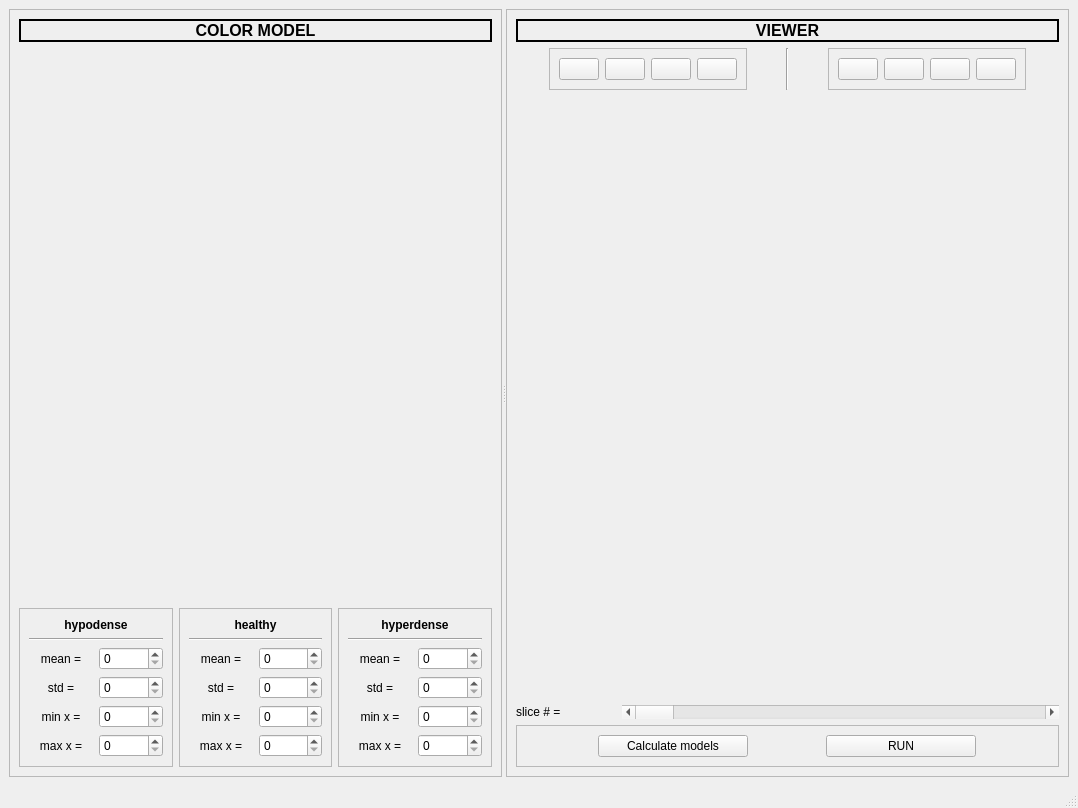
<?xml version="1.0" encoding="UTF-8"?>
<ui version="4.0">
 <class>MainWindow</class>
 <widget class="QMainWindow" name="MainWindow">
  <property name="geometry">
   <rect>
    <x>0</x>
    <y>0</y>
    <width>1078</width>
    <height>808</height>
   </rect>
  </property>
  <property name="sizePolicy">
   <sizepolicy hsizetype="Minimum" vsizetype="Minimum">
    <horstretch>0</horstretch>
    <verstretch>0</verstretch>
   </sizepolicy>
  </property>
  <property name="windowTitle">
   <string>MainWindow</string>
  </property>
  <widget class="QWidget" name="centralwidget">
   <property name="layoutDirection">
    <enum>Qt::LeftToRight</enum>
   </property>
   <layout class="QVBoxLayout" name="verticalLayout_4">
    <item>
     <widget class="QSplitter" name="splitter">
      <property name="orientation">
       <enum>Qt::Horizontal</enum>
      </property>
      <widget class="QFrame" name="frame">
       <property name="sizePolicy">
        <sizepolicy hsizetype="Minimum" vsizetype="Fixed">
         <horstretch>0</horstretch>
         <verstretch>0</verstretch>
        </sizepolicy>
       </property>
       <property name="minimumSize">
        <size>
         <width>0</width>
         <height>0</height>
        </size>
       </property>
       <property name="maximumSize">
        <size>
         <width>16777215</width>
         <height>16777215</height>
        </size>
       </property>
       <property name="baseSize">
        <size>
         <width>0</width>
         <height>0</height>
        </size>
       </property>
       <property name="layoutDirection">
        <enum>Qt::LeftToRight</enum>
       </property>
       <property name="frameShape">
        <enum>QFrame::StyledPanel</enum>
       </property>
       <property name="frameShadow">
        <enum>QFrame::Raised</enum>
       </property>
       <property name="lineWidth">
        <number>1</number>
       </property>
       <layout class="QVBoxLayout" name="verticalLayout">
        <item>
         <widget class="QLabel" name="label">
          <property name="sizePolicy">
           <sizepolicy hsizetype="Minimum" vsizetype="Preferred">
            <horstretch>0</horstretch>
            <verstretch>0</verstretch>
           </sizepolicy>
          </property>
          <property name="maximumSize">
           <size>
            <width>16777215</width>
            <height>30</height>
           </size>
          </property>
          <property name="font">
           <font>
            <pointsize>12</pointsize>
            <weight>75</weight>
            <bold>true</bold>
           </font>
          </property>
          <property name="frameShape">
           <enum>QFrame::WinPanel</enum>
          </property>
          <property name="text">
           <string>COLOR MODEL</string>
          </property>
          <property name="textFormat">
           <enum>Qt::PlainText</enum>
          </property>
          <property name="alignment">
           <set>Qt::AlignCenter</set>
          </property>
         </widget>
        </item>
        <item>
         <widget class="QFrame" name="histogram_F">
          <property name="sizePolicy">
           <sizepolicy hsizetype="Minimum" vsizetype="Expanding">
            <horstretch>0</horstretch>
            <verstretch>0</verstretch>
           </sizepolicy>
          </property>
          <property name="minimumSize">
           <size>
            <width>0</width>
            <height>100</height>
           </size>
          </property>
         </widget>
        </item>
        <item>
         <layout class="QHBoxLayout" name="horizontalLayout_4">
          <item>
           <widget class="QFrame" name="frame_3">
            <property name="sizePolicy">
             <sizepolicy hsizetype="Minimum" vsizetype="Preferred">
              <horstretch>0</horstretch>
              <verstretch>0</verstretch>
             </sizepolicy>
            </property>
            <property name="minimumSize">
             <size>
              <width>0</width>
              <height>50</height>
             </size>
            </property>
            <property name="frameShape">
             <enum>QFrame::StyledPanel</enum>
            </property>
            <property name="frameShadow">
             <enum>QFrame::Raised</enum>
            </property>
            <layout class="QVBoxLayout" name="verticalLayout_3">
             <item>
              <widget class="QLabel" name="label_3">
               <property name="sizePolicy">
                <sizepolicy hsizetype="Minimum" vsizetype="Preferred">
                 <horstretch>0</horstretch>
                 <verstretch>0</verstretch>
                </sizepolicy>
               </property>
               <property name="font">
                <font>
                 <weight>75</weight>
                 <bold>true</bold>
                </font>
               </property>
               <property name="text">
                <string>hypodense</string>
               </property>
               <property name="alignment">
                <set>Qt::AlignCenter</set>
               </property>
              </widget>
             </item>
             <item>
              <widget class="Line" name="line">
               <property name="orientation">
                <enum>Qt::Horizontal</enum>
               </property>
              </widget>
             </item>
             <item>
              <layout class="QHBoxLayout" name="horizontalLayout_2">
               <item>
                <widget class="QLabel" name="label_6">
                 <property name="sizePolicy">
                  <sizepolicy hsizetype="Minimum" vsizetype="Preferred">
                   <horstretch>0</horstretch>
                   <verstretch>0</verstretch>
                  </sizepolicy>
                 </property>
                 <property name="text">
                  <string>mean =</string>
                 </property>
                 <property name="alignment">
                  <set>Qt::AlignCenter</set>
                 </property>
                </widget>
               </item>
               <item>
                <widget class="QSpinBox" name="hypo_mean_SB">
                 <property name="maximum">
                  <number>256</number>
                 </property>
                </widget>
               </item>
              </layout>
             </item>
             <item>
              <layout class="QHBoxLayout" name="horizontalLayout_5">
               <item>
                <widget class="QLabel" name="label_7">
                 <property name="sizePolicy">
                  <sizepolicy hsizetype="Minimum" vsizetype="Preferred">
                   <horstretch>0</horstretch>
                   <verstretch>0</verstretch>
                  </sizepolicy>
                 </property>
                 <property name="text">
                  <string>std =</string>
                 </property>
                 <property name="alignment">
                  <set>Qt::AlignCenter</set>
                 </property>
                </widget>
               </item>
               <item>
                <widget class="QSpinBox" name="hypo_std_SB"/>
               </item>
              </layout>
             </item>
             <item>
              <layout class="QHBoxLayout" name="horizontalLayout_14">
               <item>
                <widget class="QLabel" name="label_12">
                 <property name="sizePolicy">
                  <sizepolicy hsizetype="Minimum" vsizetype="Preferred">
                   <horstretch>0</horstretch>
                   <verstretch>0</verstretch>
                  </sizepolicy>
                 </property>
                 <property name="text">
                  <string>min x =</string>
                 </property>
                 <property name="alignment">
                  <set>Qt::AlignCenter</set>
                 </property>
                </widget>
               </item>
               <item>
                <widget class="QSpinBox" name="hypo_minx_SB">
                 <property name="maximum">
                  <number>256</number>
                 </property>
                </widget>
               </item>
              </layout>
             </item>
             <item>
              <layout class="QHBoxLayout" name="horizontalLayout_15">
               <item>
                <widget class="QLabel" name="label_13">
                 <property name="sizePolicy">
                  <sizepolicy hsizetype="Minimum" vsizetype="Preferred">
                   <horstretch>0</horstretch>
                   <verstretch>0</verstretch>
                  </sizepolicy>
                 </property>
                 <property name="text">
                  <string>max x =</string>
                 </property>
                 <property name="alignment">
                  <set>Qt::AlignCenter</set>
                 </property>
                </widget>
               </item>
               <item>
                <widget class="QSpinBox" name="hypo_maxx_SB">
                 <property name="maximum">
                  <number>256</number>
                 </property>
                </widget>
               </item>
              </layout>
             </item>
            </layout>
           </widget>
          </item>
          <item>
           <widget class="QFrame" name="frame_4">
            <property name="sizePolicy">
             <sizepolicy hsizetype="Minimum" vsizetype="Preferred">
              <horstretch>0</horstretch>
              <verstretch>0</verstretch>
             </sizepolicy>
            </property>
            <property name="minimumSize">
             <size>
              <width>0</width>
              <height>50</height>
             </size>
            </property>
            <property name="frameShape">
             <enum>QFrame::StyledPanel</enum>
            </property>
            <property name="frameShadow">
             <enum>QFrame::Raised</enum>
            </property>
            <layout class="QVBoxLayout" name="verticalLayout_5">
             <item>
              <widget class="QLabel" name="label_4">
               <property name="sizePolicy">
                <sizepolicy hsizetype="Minimum" vsizetype="Preferred">
                 <horstretch>0</horstretch>
                 <verstretch>0</verstretch>
                </sizepolicy>
               </property>
               <property name="font">
                <font>
                 <weight>75</weight>
                 <bold>true</bold>
                </font>
               </property>
               <property name="text">
                <string>healthy</string>
               </property>
               <property name="alignment">
                <set>Qt::AlignCenter</set>
               </property>
              </widget>
             </item>
             <item>
              <widget class="Line" name="line_2">
               <property name="orientation">
                <enum>Qt::Horizontal</enum>
               </property>
              </widget>
             </item>
             <item>
              <layout class="QHBoxLayout" name="horizontalLayout_6">
               <item>
                <widget class="QLabel" name="label_8">
                 <property name="sizePolicy">
                  <sizepolicy hsizetype="Minimum" vsizetype="Preferred">
                   <horstretch>0</horstretch>
                   <verstretch>0</verstretch>
                  </sizepolicy>
                 </property>
                 <property name="text">
                  <string>mean =</string>
                 </property>
                 <property name="alignment">
                  <set>Qt::AlignCenter</set>
                 </property>
                </widget>
               </item>
               <item>
                <widget class="QSpinBox" name="heal_mean_SB">
                 <property name="maximum">
                  <number>256</number>
                 </property>
                 <property name="singleStep">
                  <number>1</number>
                 </property>
                </widget>
               </item>
              </layout>
             </item>
             <item>
              <layout class="QHBoxLayout" name="horizontalLayout_7">
               <item>
                <widget class="QLabel" name="label_9">
                 <property name="sizePolicy">
                  <sizepolicy hsizetype="Minimum" vsizetype="Preferred">
                   <horstretch>0</horstretch>
                   <verstretch>0</verstretch>
                  </sizepolicy>
                 </property>
                 <property name="text">
                  <string>std =</string>
                 </property>
                 <property name="alignment">
                  <set>Qt::AlignCenter</set>
                 </property>
                </widget>
               </item>
               <item>
                <widget class="QSpinBox" name="heal_std_SB"/>
               </item>
              </layout>
             </item>
             <item>
              <layout class="QHBoxLayout" name="horizontalLayout_16">
               <item>
                <widget class="QLabel" name="label_14">
                 <property name="sizePolicy">
                  <sizepolicy hsizetype="Minimum" vsizetype="Preferred">
                   <horstretch>0</horstretch>
                   <verstretch>0</verstretch>
                  </sizepolicy>
                 </property>
                 <property name="text">
                  <string>min x =</string>
                 </property>
                 <property name="alignment">
                  <set>Qt::AlignCenter</set>
                 </property>
                </widget>
               </item>
               <item>
                <widget class="QSpinBox" name="heal_minx_SB"/>
               </item>
              </layout>
             </item>
             <item>
              <layout class="QHBoxLayout" name="horizontalLayout_17">
               <item>
                <widget class="QLabel" name="label_15">
                 <property name="sizePolicy">
                  <sizepolicy hsizetype="Minimum" vsizetype="Preferred">
                   <horstretch>0</horstretch>
                   <verstretch>0</verstretch>
                  </sizepolicy>
                 </property>
                 <property name="text">
                  <string>max x =</string>
                 </property>
                 <property name="alignment">
                  <set>Qt::AlignCenter</set>
                 </property>
                </widget>
               </item>
               <item>
                <widget class="QSpinBox" name="heal_maxx_SB"/>
               </item>
              </layout>
             </item>
            </layout>
           </widget>
          </item>
          <item>
           <widget class="QFrame" name="frame_5">
            <property name="sizePolicy">
             <sizepolicy hsizetype="Minimum" vsizetype="Preferred">
              <horstretch>0</horstretch>
              <verstretch>0</verstretch>
             </sizepolicy>
            </property>
            <property name="minimumSize">
             <size>
              <width>0</width>
              <height>50</height>
             </size>
            </property>
            <property name="frameShape">
             <enum>QFrame::StyledPanel</enum>
            </property>
            <property name="frameShadow">
             <enum>QFrame::Raised</enum>
            </property>
            <layout class="QVBoxLayout" name="verticalLayout_6">
             <item>
              <widget class="QLabel" name="label_5">
               <property name="sizePolicy">
                <sizepolicy hsizetype="Minimum" vsizetype="Preferred">
                 <horstretch>0</horstretch>
                 <verstretch>0</verstretch>
                </sizepolicy>
               </property>
               <property name="font">
                <font>
                 <weight>75</weight>
                 <bold>true</bold>
                </font>
               </property>
               <property name="text">
                <string>hyperdense</string>
               </property>
               <property name="alignment">
                <set>Qt::AlignCenter</set>
               </property>
              </widget>
             </item>
             <item>
              <widget class="Line" name="line_3">
               <property name="orientation">
                <enum>Qt::Horizontal</enum>
               </property>
              </widget>
             </item>
             <item>
              <layout class="QHBoxLayout" name="horizontalLayout_8">
               <item>
                <widget class="QLabel" name="label_10">
                 <property name="sizePolicy">
                  <sizepolicy hsizetype="Minimum" vsizetype="Preferred">
                   <horstretch>0</horstretch>
                   <verstretch>0</verstretch>
                  </sizepolicy>
                 </property>
                 <property name="text">
                  <string>mean =</string>
                 </property>
                 <property name="alignment">
                  <set>Qt::AlignCenter</set>
                 </property>
                </widget>
               </item>
               <item>
                <widget class="QSpinBox" name="hyper_mean_SB">
                 <property name="maximum">
                  <number>256</number>
                 </property>
                </widget>
               </item>
              </layout>
             </item>
             <item>
              <layout class="QHBoxLayout" name="horizontalLayout_9">
               <item>
                <widget class="QLabel" name="label_11">
                 <property name="sizePolicy">
                  <sizepolicy hsizetype="Minimum" vsizetype="Preferred">
                   <horstretch>0</horstretch>
                   <verstretch>0</verstretch>
                  </sizepolicy>
                 </property>
                 <property name="text">
                  <string>std =</string>
                 </property>
                 <property name="alignment">
                  <set>Qt::AlignCenter</set>
                 </property>
                </widget>
               </item>
               <item>
                <widget class="QSpinBox" name="hyper_std_SB"/>
               </item>
              </layout>
             </item>
             <item>
              <layout class="QHBoxLayout" name="horizontalLayout_18">
               <item>
                <widget class="QLabel" name="label_16">
                 <property name="sizePolicy">
                  <sizepolicy hsizetype="Minimum" vsizetype="Preferred">
                   <horstretch>0</horstretch>
                   <verstretch>0</verstretch>
                  </sizepolicy>
                 </property>
                 <property name="text">
                  <string>min x =</string>
                 </property>
                 <property name="alignment">
                  <set>Qt::AlignCenter</set>
                 </property>
                </widget>
               </item>
               <item>
                <widget class="QSpinBox" name="hyper_minx_SB">
                 <property name="maximum">
                  <number>256</number>
                 </property>
                </widget>
               </item>
              </layout>
             </item>
             <item>
              <layout class="QHBoxLayout" name="horizontalLayout_19">
               <item>
                <widget class="QLabel" name="label_17">
                 <property name="sizePolicy">
                  <sizepolicy hsizetype="Minimum" vsizetype="Preferred">
                   <horstretch>0</horstretch>
                   <verstretch>0</verstretch>
                  </sizepolicy>
                 </property>
                 <property name="text">
                  <string>max x =</string>
                 </property>
                 <property name="alignment">
                  <set>Qt::AlignCenter</set>
                 </property>
                </widget>
               </item>
               <item>
                <widget class="QSpinBox" name="hyper_maxx_SB">
                 <property name="maximum">
                  <number>256</number>
                 </property>
                </widget>
               </item>
              </layout>
             </item>
            </layout>
           </widget>
          </item>
         </layout>
        </item>
       </layout>
      </widget>
      <widget class="QFrame" name="frame_2">
       <property name="sizePolicy">
        <sizepolicy hsizetype="Maximum" vsizetype="Fixed">
         <horstretch>0</horstretch>
         <verstretch>0</verstretch>
        </sizepolicy>
       </property>
       <property name="frameShape">
        <enum>QFrame::StyledPanel</enum>
       </property>
       <property name="frameShadow">
        <enum>QFrame::Raised</enum>
       </property>
       <layout class="QVBoxLayout" name="verticalLayout_2">
        <item>
         <widget class="QLabel" name="label_2">
          <property name="sizePolicy">
           <sizepolicy hsizetype="Minimum" vsizetype="Preferred">
            <horstretch>0</horstretch>
            <verstretch>0</verstretch>
           </sizepolicy>
          </property>
          <property name="maximumSize">
           <size>
            <width>16777215</width>
            <height>30</height>
           </size>
          </property>
          <property name="font">
           <font>
            <pointsize>12</pointsize>
            <weight>75</weight>
            <bold>true</bold>
           </font>
          </property>
          <property name="frameShape">
           <enum>QFrame::WinPanel</enum>
          </property>
          <property name="frameShadow">
           <enum>QFrame::Plain</enum>
          </property>
          <property name="text">
           <string>VIEWER</string>
          </property>
          <property name="alignment">
           <set>Qt::AlignCenter</set>
          </property>
         </widget>
        </item>
        <item>
         <layout class="QHBoxLayout" name="horizontalLayout_3">
          <item>
           <widget class="QFrame" name="left_view_btns_F">
            <property name="sizePolicy">
             <sizepolicy hsizetype="Maximum" vsizetype="Preferred">
              <horstretch>0</horstretch>
              <verstretch>0</verstretch>
             </sizepolicy>
            </property>
            <property name="minimumSize">
             <size>
              <width>0</width>
              <height>20</height>
             </size>
            </property>
            <property name="frameShape">
             <enum>QFrame::StyledPanel</enum>
            </property>
            <property name="frameShadow">
             <enum>QFrame::Raised</enum>
            </property>
            <layout class="QHBoxLayout" name="horizontalLayout_12">
             <item>
              <widget class="QPushButton" name="view_1_BTN">
               <property name="sizePolicy">
                <sizepolicy hsizetype="Fixed" vsizetype="Fixed">
                 <horstretch>0</horstretch>
                 <verstretch>0</verstretch>
                </sizepolicy>
               </property>
               <property name="minimumSize">
                <size>
                 <width>40</width>
                 <height>0</height>
                </size>
               </property>
               <property name="text">
                <string/>
               </property>
               <property name="icon">
                <iconset>
                 <normaloff>icons/Eye.png</normaloff>icons/Eye.png</iconset>
               </property>
               <property name="iconSize">
                <size>
                 <width>24</width>
                 <height>24</height>
                </size>
               </property>
              </widget>
             </item>
             <item>
              <widget class="QPushButton" name="show_im_1_BTN">
               <property name="sizePolicy">
                <sizepolicy hsizetype="Fixed" vsizetype="Fixed">
                 <horstretch>0</horstretch>
                 <verstretch>0</verstretch>
                </sizepolicy>
               </property>
               <property name="minimumSize">
                <size>
                 <width>40</width>
                 <height>0</height>
                </size>
               </property>
               <property name="text">
                <string/>
               </property>
               <property name="icon">
                <iconset>
                 <normaloff>icons/Stock graph.png</normaloff>icons/Stock graph.png</iconset>
               </property>
               <property name="iconSize">
                <size>
                 <width>24</width>
                 <height>24</height>
                </size>
               </property>
              </widget>
             </item>
             <item>
              <widget class="QPushButton" name="show_labels_1_BTN">
               <property name="sizePolicy">
                <sizepolicy hsizetype="Fixed" vsizetype="Fixed">
                 <horstretch>0</horstretch>
                 <verstretch>0</verstretch>
                </sizepolicy>
               </property>
               <property name="minimumSize">
                <size>
                 <width>40</width>
                 <height>0</height>
                </size>
               </property>
               <property name="text">
                <string/>
               </property>
               <property name="icon">
                <iconset>
                 <normaloff>icons/Blue tag.png</normaloff>icons/Blue tag.png</iconset>
               </property>
               <property name="iconSize">
                <size>
                 <width>24</width>
                 <height>24</height>
                </size>
               </property>
              </widget>
             </item>
             <item>
              <widget class="QPushButton" name="show_contours_1_BTN">
               <property name="sizePolicy">
                <sizepolicy hsizetype="Fixed" vsizetype="Fixed">
                 <horstretch>0</horstretch>
                 <verstretch>0</verstretch>
                </sizepolicy>
               </property>
               <property name="minimumSize">
                <size>
                 <width>40</width>
                 <height>0</height>
                </size>
               </property>
               <property name="text">
                <string/>
               </property>
               <property name="icon">
                <iconset>
                 <normaloff>icons/Brush.png</normaloff>icons/Brush.png</iconset>
               </property>
               <property name="iconSize">
                <size>
                 <width>24</width>
                 <height>24</height>
                </size>
               </property>
              </widget>
             </item>
            </layout>
           </widget>
          </item>
          <item>
           <widget class="Line" name="line_4">
            <property name="orientation">
             <enum>Qt::Vertical</enum>
            </property>
           </widget>
          </item>
          <item>
           <widget class="QFrame" name="right_view_btns_F">
            <property name="sizePolicy">
             <sizepolicy hsizetype="Maximum" vsizetype="Preferred">
              <horstretch>0</horstretch>
              <verstretch>0</verstretch>
             </sizepolicy>
            </property>
            <property name="minimumSize">
             <size>
              <width>0</width>
              <height>20</height>
             </size>
            </property>
            <property name="frameShape">
             <enum>QFrame::StyledPanel</enum>
            </property>
            <property name="frameShadow">
             <enum>QFrame::Raised</enum>
            </property>
            <layout class="QHBoxLayout" name="horizontalLayout_13">
             <item>
              <widget class="QPushButton" name="view_2_BTN">
               <property name="sizePolicy">
                <sizepolicy hsizetype="Fixed" vsizetype="Fixed">
                 <horstretch>0</horstretch>
                 <verstretch>0</verstretch>
                </sizepolicy>
               </property>
               <property name="minimumSize">
                <size>
                 <width>40</width>
                 <height>0</height>
                </size>
               </property>
               <property name="text">
                <string/>
               </property>
               <property name="icon">
                <iconset>
                 <normaloff>icons/Eye.png</normaloff>icons/Eye.png</iconset>
               </property>
               <property name="iconSize">
                <size>
                 <width>24</width>
                 <height>24</height>
                </size>
               </property>
              </widget>
             </item>
             <item>
              <widget class="QPushButton" name="show_im_2_BTN">
               <property name="sizePolicy">
                <sizepolicy hsizetype="Fixed" vsizetype="Fixed">
                 <horstretch>0</horstretch>
                 <verstretch>0</verstretch>
                </sizepolicy>
               </property>
               <property name="minimumSize">
                <size>
                 <width>40</width>
                 <height>0</height>
                </size>
               </property>
               <property name="text">
                <string/>
               </property>
               <property name="icon">
                <iconset>
                 <normaloff>icons/Stock graph.png</normaloff>icons/Stock graph.png</iconset>
               </property>
               <property name="iconSize">
                <size>
                 <width>24</width>
                 <height>24</height>
                </size>
               </property>
              </widget>
             </item>
             <item>
              <widget class="QPushButton" name="show_labels_2_BTN">
               <property name="sizePolicy">
                <sizepolicy hsizetype="Fixed" vsizetype="Fixed">
                 <horstretch>0</horstretch>
                 <verstretch>0</verstretch>
                </sizepolicy>
               </property>
               <property name="minimumSize">
                <size>
                 <width>40</width>
                 <height>0</height>
                </size>
               </property>
               <property name="text">
                <string/>
               </property>
               <property name="icon">
                <iconset>
                 <normaloff>icons/Blue tag.png</normaloff>icons/Blue tag.png</iconset>
               </property>
               <property name="iconSize">
                <size>
                 <width>24</width>
                 <height>24</height>
                </size>
               </property>
              </widget>
             </item>
             <item>
              <widget class="QPushButton" name="show_contours_2_BTN">
               <property name="sizePolicy">
                <sizepolicy hsizetype="Fixed" vsizetype="Fixed">
                 <horstretch>0</horstretch>
                 <verstretch>0</verstretch>
                </sizepolicy>
               </property>
               <property name="minimumSize">
                <size>
                 <width>40</width>
                 <height>0</height>
                </size>
               </property>
               <property name="text">
                <string/>
               </property>
               <property name="icon">
                <iconset>
                 <normaloff>icons/Brush.png</normaloff>icons/Brush.png</iconset>
               </property>
               <property name="iconSize">
                <size>
                 <width>24</width>
                 <height>24</height>
                </size>
               </property>
              </widget>
             </item>
            </layout>
           </widget>
          </item>
         </layout>
        </item>
        <item>
         <widget class="QFrame" name="viewer_F">
          <property name="sizePolicy">
           <sizepolicy hsizetype="Expanding" vsizetype="Expanding">
            <horstretch>0</horstretch>
            <verstretch>0</verstretch>
           </sizepolicy>
          </property>
          <property name="minimumSize">
           <size>
            <width>0</width>
            <height>0</height>
           </size>
          </property>
         </widget>
        </item>
        <item>
         <layout class="QHBoxLayout" name="horizontalLayout_11">
          <item>
           <widget class="QLabel" name="slice_number_LBL">
            <property name="sizePolicy">
             <sizepolicy hsizetype="Minimum" vsizetype="Preferred">
              <horstretch>0</horstretch>
              <verstretch>0</verstretch>
             </sizepolicy>
            </property>
            <property name="minimumSize">
             <size>
              <width>100</width>
              <height>0</height>
             </size>
            </property>
            <property name="text">
             <string>slice # =</string>
            </property>
           </widget>
          </item>
          <item>
           <widget class="QScrollBar" name="slice_scrollB">
            <property name="sizePolicy">
             <sizepolicy hsizetype="Expanding" vsizetype="Fixed">
              <horstretch>0</horstretch>
              <verstretch>0</verstretch>
             </sizepolicy>
            </property>
            <property name="orientation">
             <enum>Qt::Horizontal</enum>
            </property>
           </widget>
          </item>
         </layout>
        </item>
        <item>
         <widget class="QFrame" name="frame_6">
          <property name="frameShape">
           <enum>QFrame::StyledPanel</enum>
          </property>
          <property name="frameShadow">
           <enum>QFrame::Raised</enum>
          </property>
          <layout class="QHBoxLayout" name="horizontalLayout_20">
           <item>
            <widget class="QPushButton" name="calculate_models_BTN">
             <property name="maximumSize">
              <size>
               <width>150</width>
               <height>16777215</height>
              </size>
             </property>
             <property name="text">
              <string>Calculate models</string>
             </property>
            </widget>
           </item>
           <item>
            <widget class="QPushButton" name="run_BTN">
             <property name="maximumSize">
              <size>
               <width>150</width>
               <height>16777215</height>
              </size>
             </property>
             <property name="text">
              <string>RUN</string>
             </property>
            </widget>
           </item>
          </layout>
         </widget>
        </item>
       </layout>
      </widget>
     </widget>
    </item>
   </layout>
  </widget>
  <widget class="QMenuBar" name="menubar">
   <property name="geometry">
    <rect>
     <x>0</x>
     <y>0</y>
     <width>1078</width>
     <height>25</height>
    </rect>
   </property>
  </widget>
  <widget class="QStatusBar" name="statusbar"/>
 </widget>
 <resources/>
 <connections/>
</ui>
